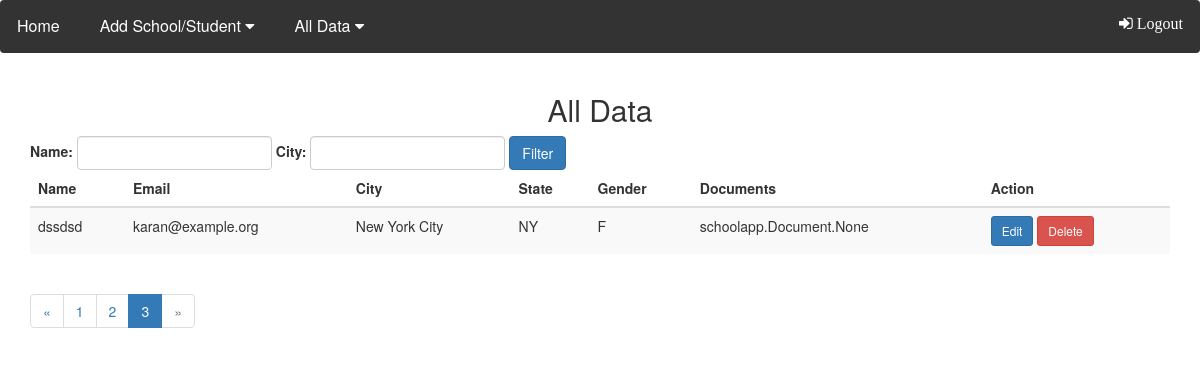
Screenshot of /app/all-data/?page=3 (signed in) with the database file from the repository.
### schoolapp/models.py (models this page shows, shortened)
class NewUser(models.Model):
    GENDER_CHOICES = (
        ('M', 'Male'),
        ('F', 'Female'),
        ('O', 'Other'),
    )
    name = models.CharField(max_length=255)
    password = models.CharField(max_length=255)
    email = models.EmailField()
    city = models.CharField(max_length=255)
    state = models.CharField(max_length=255)
    gender = models.CharField(max_length=1, choices=GENDER_CHOICES)
    documents = models.ManyToManyField('Document')

### schoolapp/views.py (the view)
# urls.py: path('all-data/', all_data, name='all_data'),
@login_required
def all_data(request):
    try:
        users = NewUser.objects.all()
        name = request.GET.get('name')
        city = request.GET.get('city')
        if name:
            users = users.filter(name__icontains=name)
        else:
            name = ""
        if city:
            users = users.filter(city__icontains=city)
        else:
            city = ""
        paginator = Paginator(users, 10)
        page_number = request.GET.get('page')
        page_obj = paginator.get_page(page_number)
        context = {
            'page_obj': page_obj,
            'name': name,
            'city': city
        }
        return render(request, 'all_data.html', context)
    except Exception as e:
        messages.error(request, "Please login to access data.")
        return redirect('/app/')

### schoolapp/template/all_data.html
{% include "header.html" %}
<link rel="stylesheet" href="https://maxcdn.bootstrapcdn.com/bootstrap/3.4.1/css/bootstrap.min.css">
<div class="container">
  <center><h2>All Data</h2></center>
  <form method="GET" action="{% url 'all_data' %}" class="form-inline">
    <div class="form-group">
      <label for="name">Name:</label>
      <input type="text" name="name" class="form-control" value="{{ name }}">
    </div>
    <div class="form-group">
      <label for="city">City:</label>
      <input type="text" name="city" class="form-control" value="{{ city }}">
    </div>
    <button type="submit" class="btn btn-primary">Filter</button>
  </form>
  <table class="table table-striped">
    <thead>
      <tr>
        <th>Name</th>
        <th>Email</th>
        <th>City</th>
        <th>State</th>
        <th>Gender</th>
        <th>Documents</th>
        <th>Action</th>
      </tr>
    </thead>
    <tbody>
      {% for user in page_obj %}
        <tr>
          <td>{{ user.name }}</td>
          <td>{{ user.email }}</td>
          <td>{{ user.city }}</td>
          <td>{{ user.state }}</td>
          <td>{{ user.gender }}</td>
          <td>{{ user.documents }}</td>
          <td>
            <a href="{% url 'update_data' user.id %}" class="btn btn-primary btn-sm">Edit</a>
            <a href="{% url 'delete_data' user.id %}" class="btn btn-danger btn-sm">Delete</a>
          </td>
        </tr>
      {% endfor %}
    </tbody>
  </table>
  <nav aria-label="Pagination">
    <ul class="pagination">
      {% if page_obj.has_previous %}
        <li class="page-item">
          <a class="page-link" href="?page={{ page_obj.previous_page_number }}{% if name %}&name={{ name }}{% endif %}{% if city %}&city={{ city }}{% endif %}" aria-label="Previous">
            <span aria-hidden="true">&laquo;</span>
          </a>
        </li>
      {% else %}
        <li class="page-item disabled">
          <a class="page-link" href="#" aria-label="Previous">
            <span aria-hidden="true">&laquo;</span>
          </a>
        </li>
      {% endif %}
      {% for num in page_obj.paginator.page_range %}
        {% if page_obj.number == num %}
          <li class="page-item active">
            <span class="page-link">{{ num }} <span class="sr-only">(current)</span></span>
          </li>
        {% else %}
          <li class="page-item">
            <a class="page-link" href="?page={{ num }}{% if name %}&name={{ name }}{% endif %}{% if city %}&city={{ city }}{% endif %}">{{ num }}</a>
          </li>
        {% endif %}
      {% endfor %}
      {% if page_obj.has_next %}
        <li class="page-item">
          <a class="page-link" href="?page={{ page_obj.next_page_number }}{% if name %}&name={{ name }}{% endif %}{% if city %}&city={{ city }}{% endif %}" aria-label="Next">
            <span aria-hidden="true">&raquo;</span>
          </a>
        </li>
      {% else %}
        <li class="page-item disabled">
          <a class="page-link" href="#" aria-label="Next">
            <span aria-hidden="true">&raquo;</span>
          </a>
        </li>
      {% endif %}
    </ul>
  </nav>
</div>

### schoolapp/template/header.html (style rules this page uses)
body { font-family: Arial, Helvetica, sans-serif; }

### rows the page displays
NewUser: name "dssdsd", email "karan@example.org", city "New York City", state "NY", gender "F", documents "schoolapp.Document.None"

### other values shown
{{ num }} "1" "2"
{{ num }} "3"
